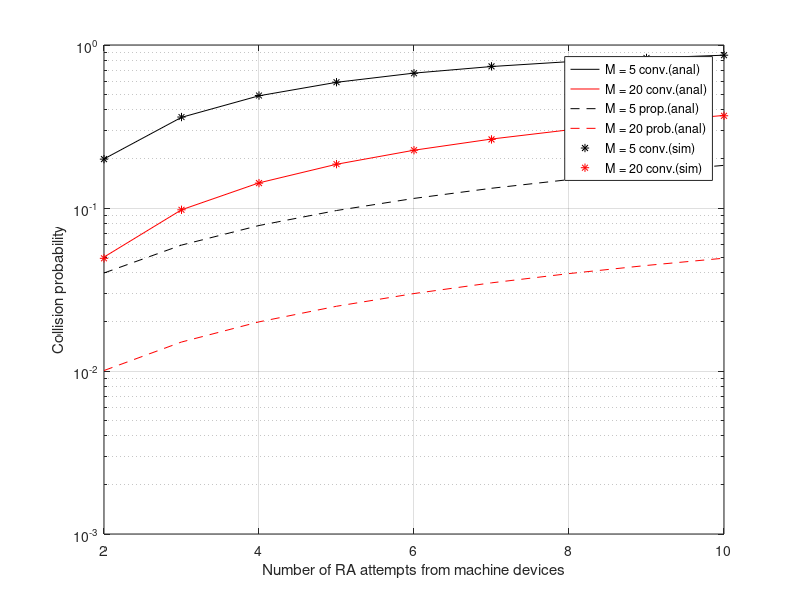

Write the MATLAB code that produced this figure.
clear variables; close all; clc;

%% DEFINING NEEDED PARAMETERS

vary = 9;
k = linspace(2,10,vary);
M = 5;
M_1 = 20;
n_iteration = 100000;
R = 2000;
e = 0.52*10^-6;
c = 3*10^8;
eps = (e*c)/2;

%% DEFINING FUNCTIONS

fun1 = @(r) r*( 1 - ( R^2 - ((r - eps)^2) ) /(M*R^2) ).^k; 
fun2 = @(r) r*( 1 - ((r + eps)^2) /(M*R^2) ).^k; 
fun3 = @(r) r*( 1 - (4*r*eps) / (M*R^2) ).^k; 

fun_1 = @(r) r*( 1 - ( R^2 - ((r - eps)^2) ) /(M_1*R^2) ).^k; 
fun_2 = @(r) r*( 1 - ((r + eps)^2) /(M_1*R^2) ).^k; 
fun_3 = @(r) r*( 1 - (4*r*eps) / (M_1*R^2) ).^k; 

%% DATA POINTS

% collision_prob = zeros(1,vary);
% collision_prob_1 = zeros(1,vary);

%% COMPUTING PROBABILITY OF COLLISION FOR BOTH CONVENTIONAL AND PROPOSED SCHEMES

    
collision_prob = 1 - (1 - 1/M).^(k-1);
    
collision_prob_1 = 1 - (1 - 1/M_1).^(k-1);
    
prop_collision_prob = 1 - ( (2/R^2)*( integral(fun1, R-eps, R, 'ArrayValued', true) + integral(fun2, 0, eps, 'ArrayValued', true) + ....
        integral(fun3, eps, R-eps, 'ArrayValued', true) ) );
    
prop_collision_prob_1 = 1 - ( (2/R^2)*( integral(fun_1, R-eps, R, 'ArrayValued', true) + integral(fun_2, 0, eps, 'ArrayValued', true) + ....
        integral(fun_3, eps, R-eps, 'ArrayValued', true) ) );
    

%% SIMULATED RESULTS FOR CONVENTIONAL

conv_col_prob = zeros(1,9);
RA_attempt = linspace(2,10,9);

for i1=1:9
    
    RA_sample = RA_attempt(i1);
    
    preamble_matrix = randi([1, M], RA_sample, n_iteration);
    col_event = 0;
    
    for i2=1:n_iteration
        
        test = preamble_matrix(:,i2);
        
        check = sum( logical(test == test(1)) ); % Using the first column value as the tagged device
        
        if( check > 1)
            col_event = col_event + 1;
        end
              
    end
    
    conv_col_prob(i1) = col_event/n_iteration;
    
end

%% SIMULATED RESULTS FOR CONVENTIONAL

conv_col_prob_ = zeros(1,9);
RA_attempt = linspace(2,10,9);

for i1=1:9
    
    RA_sample = RA_attempt(i1);
    
    preamble_matrix = randi([1, M_1], RA_sample, n_iteration);
    col_event = 0;
    
    for i2=1:n_iteration
        
        test = preamble_matrix(:,i2);
        
        check = sum( logical(test == test(1)) ); % Using the first row value as the tagged device
        
        if( check > 1)
            col_event = col_event + 1;
        end
              
    end
    
    conv_col_prob_(i1) = col_event/n_iteration;
    
end

%% PLOTTING DATA POINTS

figure(1)

semilogy(k, collision_prob, 'k-', k, collision_prob_1, 'r-');
grid on; hold on; 

semilogy(k, prop_collision_prob, 'k--', k, prop_collision_prob_1, 'r--');
hold on;

semilogy(k, conv_col_prob, 'k*');
semilogy(k, conv_col_prob_, 'r*');

legend('M = 5 conv.(anal)','M = 20 conv.(anal)', 'M = 5 prop.(anal)', 'M = 20 prob.(anal)', 'M = 5 conv.(sim)', 'M = 20 conv.(sim)', 'location', 'best')
xlabel('Number of RA attempts from machine devices') %on a single RA slot (k+1)
ylabel('Collision probability')
ylim([10^-3 10^0]);
xlim([2 10]);
